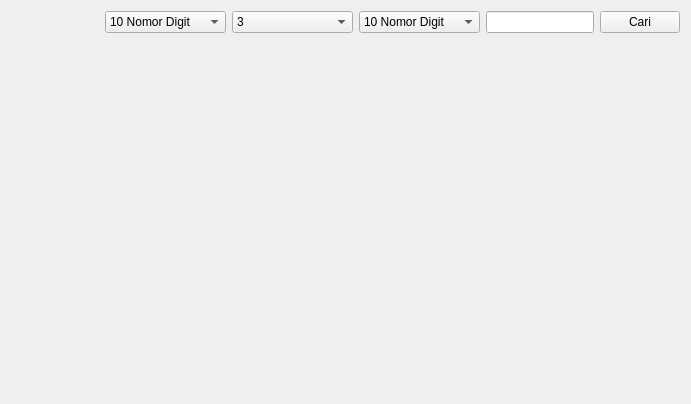
<?xml version="1.0" encoding="UTF-8"?>
<ui version="4.0">
 <class>NomorNonDuplicate</class>
 <widget class="QWidget" name="NomorNonDuplicate">
  <property name="geometry">
   <rect>
    <x>0</x>
    <y>0</y>
    <width>691</width>
    <height>404</height>
   </rect>
  </property>
  <property name="windowTitle">
   <string>Form</string>
  </property>
  <layout class="QGridLayout" name="gridLayout_2">
   <item row="0" column="1">
    <layout class="QGridLayout" name="gridLayout">
     <item row="0" column="3">
      <widget class="QComboBox" name="comboBox_cari_kategori_nomor_nested">
       <property name="minimumSize">
        <size>
         <width>121</width>
         <height>0</height>
        </size>
       </property>
       <item>
        <property name="text">
         <string>10 Nomor Digit</string>
        </property>
       </item>
       <item>
        <property name="text">
         <string>Nomor Cantik</string>
        </property>
       </item>
       <item>
        <property name="text">
         <string>Nomor Acak</string>
        </property>
       </item>
      </widget>
     </item>
     <item row="1" column="0" colspan="6">
      <widget class="FormTableView" name="formTableView"/>
     </item>
     <item row="0" column="0">
      <spacer name="horizontalSpacer">
       <property name="orientation">
        <enum>Qt::Horizontal</enum>
       </property>
       <property name="sizeHint" stdset="0">
        <size>
         <width>40</width>
         <height>20</height>
        </size>
       </property>
      </spacer>
     </item>
     <item row="0" column="1">
      <widget class="QComboBox" name="comboBox_cari_kategori_nomor">
       <property name="minimumSize">
        <size>
         <width>121</width>
         <height>0</height>
        </size>
       </property>
       <item>
        <property name="text">
         <string>10 Nomor Digit</string>
        </property>
       </item>
       <item>
        <property name="text">
         <string>Nomor Cantik</string>
        </property>
       </item>
       <item>
        <property name="text">
         <string>Nomor Acak</string>
        </property>
       </item>
       <item>
        <property name="text">
         <string>Per Provider</string>
        </property>
       </item>
      </widget>
     </item>
     <item row="0" column="4">
      <widget class="QLineEdit" name="lineEdit_cari_nomor">
       <property name="clearButtonEnabled">
        <bool>true</bool>
       </property>
      </widget>
     </item>
     <item row="0" column="5">
      <widget class="QPushButton" name="pushButton_cari_nomor">
       <property name="text">
        <string>Cari</string>
       </property>
      </widget>
     </item>
     <item row="0" column="2">
      <widget class="QComboBox" name="comboBox_cari_operator">
       <property name="minimumSize">
        <size>
         <width>121</width>
         <height>0</height>
        </size>
       </property>
       <item>
        <property name="text">
         <string>3</string>
        </property>
       </item>
       <item>
        <property name="text">
         <string>AXIS</string>
        </property>
       </item>
       <item>
        <property name="text">
         <string>Indosat</string>
        </property>
       </item>
       <item>
        <property name="text">
         <string>Telkomsel</string>
        </property>
       </item>
       <item>
        <property name="text">
         <string>XL</string>
        </property>
       </item>
      </widget>
     </item>
    </layout>
   </item>
  </layout>
 </widget>
 <customwidgets>
  <customwidget>
   <class>FormTableView</class>
   <extends>QWidget</extends>
   <header>formtableview.h</header>
   <container>1</container>
  </customwidget>
 </customwidgets>
 <resources/>
 <connections/>
</ui>
